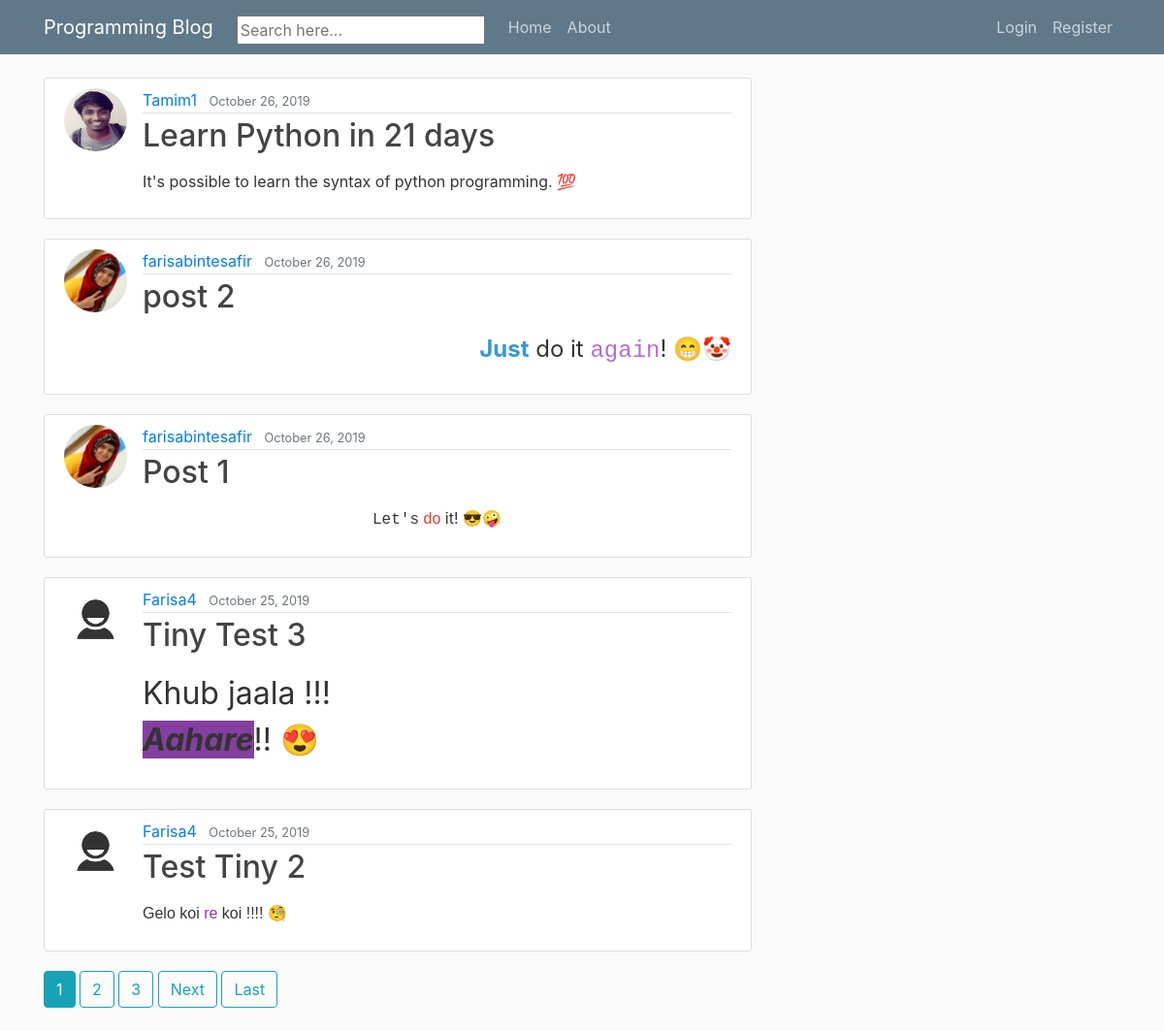
The page / on the database its author committed.
### blog/models.py (models this page shows, shortened)
class Post(models.Model):
    title = models.CharField(max_length=100)
    content = HTMLField()
    date_posted = models.DateTimeField(default=timezone.now)
    author = models.ForeignKey(User, on_delete=models.CASCADE)

### users/models.py (models this page shows, shortened)
class Profile(models.Model):
    user = models.OneToOneField(User, on_delete=models.CASCADE)
    image = models.ImageField(default='default.jpg', upload_to='profile_pics')

### blog/views.py (the view)
# urls.py: path('', PostListView.as_view(), name='blog-home'),
class PostListView(ListView):
    model = Post
    template_name = 'blog/home.html'  # <app>/<model>_<viewtype>.html
    context_object_name = 'posts'
    ordering = ['-date_posted']
    paginate_by = 5

### blog/templates/blog/home.html (shortened to what this page needs)
{% extends "blog/base.html" %}
{% block content %}
  {% if posts %}
    {% for post in posts %}
        <article class="media content-section">
          <img class="rounded-circle article-img" src="{{ post.author.profile.image.url }}">
          <div class="media-body">
            <div class="article-metadata">
              <a class="mr-2" href="{% url 'user-posts' post.author.username %}">{{ post.author }}</a>
              <small class="text-muted">{{ post.date_posted|date:"F d, Y" }}</small>
            </div>
            <h2><a class="article-title" href="{% url 'post-detail' post.id %}">{{ post.title }}</a></h2>
            <p class="article-content">{{ post.content|safe }}</p>
          </div>
        </article>
    {% endfor %}
    {% if is_paginated %}
      {% for num in page_obj.paginator.page_range %}
        {% if page_obj.number == num %}
          <a class="btn btn-info mb-4" href="?page={{ num }}">{{ num }}</a>
        {% elif num > page_obj.number|add:'-3' and num < page_obj.number|add:'3' %}
          <a class="btn btn-outline-info mb-4" href="?page={{ num }}">{{ num }}</a>
        {% endif %}
      {% endfor %}
      {% if page_obj.has_next %}
        <a class="btn btn-outline-info mb-4" href="?page={{ page_obj.next_page_number }}">Next</a>
        <a class="btn btn-outline-info mb-4" href="?page={{ page_obj.paginator.num_pages }}">Last</a>
      {% endif %}
    {% endif %}
    {% endif %}
{% endblock content %}

### blog/templates/blog/base.html (shortened to what this page needs)
{% load static %}
<!DOCTYPE html>
<html>
    <link rel="stylesheet" href="https://maxcdn.bootstrapcdn.com/bootstrap/4.0.0/css/bootstrap.min.css">
    <link rel="stylesheet" type="text/css" href="{% static 'blog/main.css' %}">
</head>
<body>
    <header class="site-header">
      <nav class="navbar navbar-expand-md navbar-dark bg-steel fixed-top">
        <div class="container">
          <a class="navbar-brand mr-4" href="{% url 'blog-home' %}">Programming Blog</a>
          <div class="collapse navbar-collapse" id="navbarToggle">
            <div class="navbar-nav mr-auto">
              <div class="search-bar mt-sm-2 mr-3">
                <form method="get" action="{% url 'search' %}">
                  <input name="q" value="{{request.GET.q}}" placeholder="Search here...">
                </form>
              </div>
              <a class="nav-item nav-link" href="{% url 'blog-home' %}">Home</a>
              <a class="nav-item nav-link" href="{% url 'blog-about' %}">About</a>
            </div>
            <div class="navbar-nav">
              {% if user.is_authenticated %}
                <a class="nav-item nav-link" href="{% url 'post-create' %}">New Post</a>
                <a class="nav-item nav-link" href="{% url 'profile' %}">Profile</a>
                <a class="nav-item nav-link" href="{% url 'logout' %}">Logout</a>
              {% else %}
                <a class="nav-item nav-link" href="{% url 'login' %}">Login</a>
                <a class="nav-item nav-link" href="{% url 'register' %}">Register</a>
              {% endif %}
            </div>
          </div>
        </div>
      </nav>
    </header>
    <main role="main" class="container">
      <div class="row">
        <div class="col-md-8">
          {% block content %}{% endblock %}
        </div>
      </div>
    </main>
</body>
</html>

### blog/static/blog/main.css (style rules this page uses)
body { background: #fafafa; color: #333333; margin-top: 5rem; }
h1, h2, h3, h4, h5, h6 { color: #444444; }
.bg-steel { background-color: #5f788a; }
.site-header .navbar-nav .nav-link { color: #cbd5db; }
.content-section { background: #ffffff; padding: 10px 20px; border: 1px solid #dddddd; border-radius: 3px; margin-bottom: 20px; }
.article-title { color: #444444; }
.article-content { white-space: pre-line; }
.article-img { height: 65px; width: 65px; margin-right: 16px; }
.article-metadata { padding-bottom: 1px; margin-bottom: 4px; border-bottom: 1px solid #e3e3e3 }
.search-bar { max-width: 700px; width: 100%; }
form { width: 100%; }

### rows shown on the page
Post: author.profile.image (picture), author "Tamim1", date_posted "October 26, 2019", title "Learn Python in 21 days", content "It's possible to learn the syntax of python programming. 💯"
Post: author.profile.image (picture), author "farisabintesafir", date_posted "October 26, 2019", title "post 2", content "Just do it again ! 😁🤡"
Post: author.profile.image (picture), author "farisabintesafir", date_posted "October 26, 2019", title "Post 1", content "Let's do it! 😎🤪"
Post: author.profile.image (placeholder picture), author "Farisa4", date_posted "October 25, 2019", title "Tiny Test 3", content "Khub jaala !!! Aahare !! 😍"
Post: author.profile.image (placeholder picture), author "Farisa4", date_posted "October 25, 2019", title "Test Tiny 2", content "Gelo koi re koi !!!! 🧐"

### other values the page prints
{{ num }} "1"
{{ num }} "2" "3"
